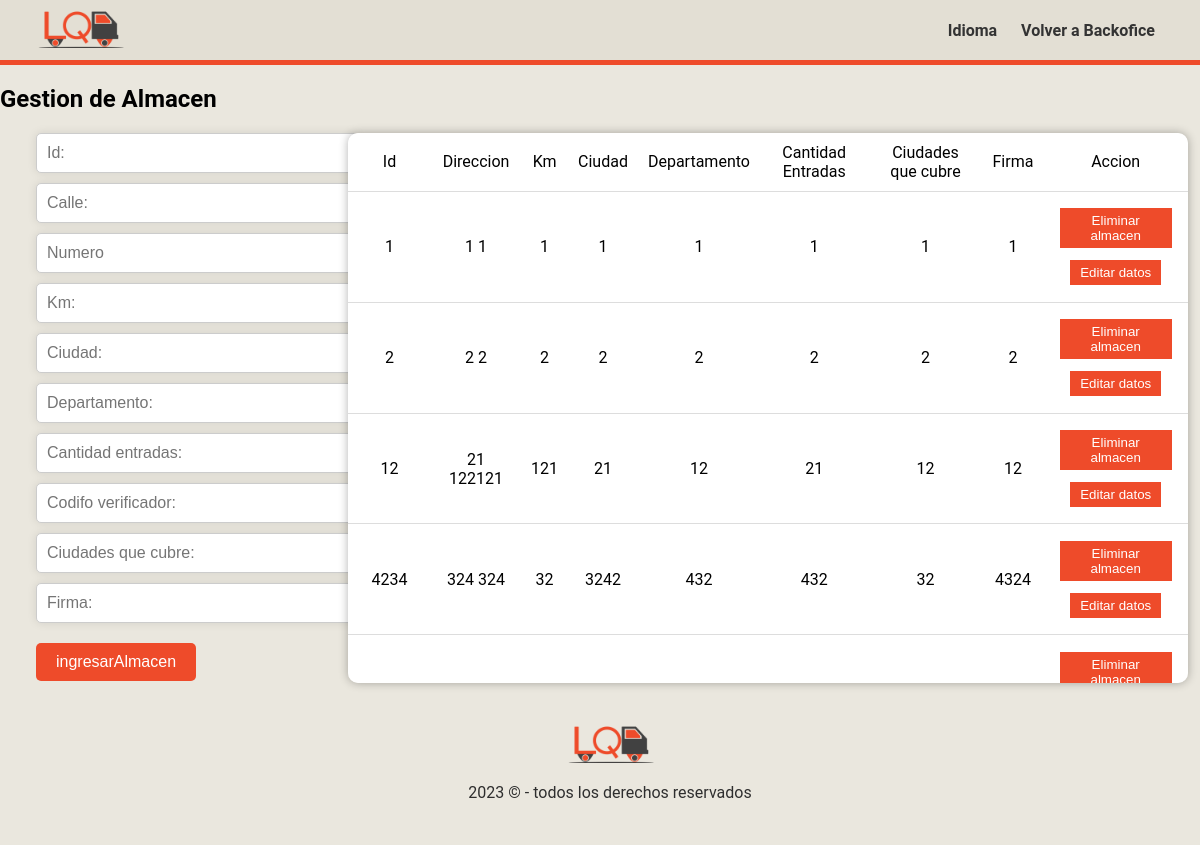
/api/Backoffice/views/AlmacenView.php, run on the app's committed database.
### tables this page shows
CREATE TABLE `almacenes` (
  `id` int(30) NOT NULL,
  `calle` varchar(30) NOT NULL,
  `numero` varchar(30) NOT NULL,
  `ciudad` varchar(30) NOT NULL,
  `departamento` varchar(30) NOT NULL,
  `cantEntradas` int(30) DEFAULT NULL,
  `codigoVerificacion` int(30) DEFAULT NULL,
  `ciudadesCubre` varchar(30) DEFAULT NULL,
  `Firma` varchar(30) DEFAULT NULL,
  `km` int(30) NOT NULL,
  `ruta` int(30) NOT NULL
);

### api/Backoffice/controllers/AlmacenController.php (called while the page is built, shortened)
<?php
require_once(__DIR__ . '/../models/AlmacenModel.php');
class almacenController
{
    private $modelo;
    public function __construct()
    {
        $this->modelo = new AlmacenModel();
    }
    public function obtenerAlmacen()
    {
        $almacenesJson = $this->modelo->obtenerAlmacenes();
        return $almacenesJson;
    }
}
?>

### api/Backoffice/models/AlmacenModel.php (called while the page is built, shortened)
<?php
class AlmacenModel
{
    private $conexion;
    public function __construct() {
        $this->conexion = new mysqli("127.0.0.1", "root", "", "logiQ");
    }
    public function obtenerAlmacenes()
    {
        $instruccion = "SELECT * from almacenes";
        $resultado = $this->conexion->query($instruccion);
         $almacenes = array();
         while($filas = $resultado->fetch_assoc()){
            $almacenes[] = array(
                "id" => $filas["id"],
                "departamento" => $filas["departamento"],
                "numero" => $filas["numero"],
                "calle" => $filas["calle"],
                "ciudad" => $filas["ciudad"],
                "cantEntradas" => $filas["cantEntradas"],
                "codigoVerificacion" => $filas["codigoVerificacion"],
                "ciudadesCubre"=>$filas["ciudadesCubre"],
                "Firma" => $filas["Firma"],
                "km" => $filas["km"],
                "ruta"=>$filas["ruta"]
            );
         }
         return json_encode($almacenes);
    }
}
?>

### api/Backoffice/views/AlmacenView.php (the view, shortened to what this page needs)
<!DOCTYPE html>
<html lang="en">
<head>
    <link rel="stylesheet" href="../../../css/styles-gestion.css">
</head>
<body>
<header>
    <div class="logo">
      <a href="../../../index.php"><img src="../../../img/logo.png" alt="Logo"></a>
    </div>
    <nav class="primer-menu">
      <ul>
        <li><a href="#">Idioma</a></li>
        <li><a href="../../../paginas/backoffice.php">Volver a Backofice</a></li>
      </ul>
    </nav>
  </header>
  <div class="header-line"></div>
    <h2>Gestion de Almacen</h2>
    <div id="contenedor">
        <div class="izquierda">
            <form id="almacenForm"  action="">
                <input class="inputs" type=text name="id" placeholder="Id:">
                <input class="inputs" type=text name="calle" placeholder="Calle:">
                <input class="inputs" type=text name="numero" placeholder="Numero">
                <input class="inputs" type=text name="km" placeholder="Km:">
                <input class="inputs" type=text name="ciudad" placeholder="Ciudad:">
                <input class="inputs" type=text name="departamento" placeholder="Departamento:">
                <input class="inputs" type=text name="cantEntradas" placeholder="Cantidad entradas:">
                <input class="inputs" type=text name="codigoVerificacion" placeholder="Codifo verificador:">
                <input class="inputs" type=text name="ciudadesCubre" placeholder="Ciudades que cubre:">
                <input class="inputs" type=text name="Firma" placeholder="Firma:">
                <input type="submit" value="ingresarAlmacen" id="btnAlta" onclick="ingresarAlmacen()">
            </form>
    </div>
        <div class="derecha">
            <table>
                <tr>
                    <td>Id</td>
                    <td>Direccion</td>
                    <td>Km</td>
                    <td>Ciudad</td>
                    <td>Departamento</td>
                    <td>Cantidad Entradas</td>
                    <td>Ciudades que cubre</td>
                    <td>Firma</td>
                    <td>Accion</td>
                </tr>
                <?php
    include(__DIR__ . '/../controllers/AlmacenController.php');
    $controlador = new almacenController();
    $almacenesJSON = $controlador->obtenerAlmacen();
    $almacenes = json_decode($almacenesJSON, true);
    foreach ($almacenes as $almacen) {
            echo "<tr id='fila-almacen-{$almacen['id']}'>";
            echo "<td>{$almacen['id']}</td>";
            echo "<td>{$almacen['calle']} {$almacen['numero']}</td>";
            echo "<td>{$almacen['km']}</td>";
            echo "<td>{$almacen['ciudad']}</td>";
            echo "<td>{$almacen['departamento']}</td>";
            echo "<td>{$almacen['cantEntradas']}</td>";
            echo "<td>{$almacen['ciudadesCubre']}</td>";
            echo "<td>{$almacen['Firma']}</td>";
            echo "<td><button onclick=\"eliminarAlmacen({$almacen['id']})\">Eliminar almacen</button>
                 <a href='ModificarAlmacenView.php?almacen_modificar={$almacen['id']}'><button>Editar datos</button></a></td>";
            echo "</tr>";
        }
    echo "</table>";
    ?>
        </div>
    </div>
    <footer class="footer">
    <div class="footer-container">
    <div class="logo">
        <img src="../../../img/logo.png">
         <p>2023 © - todos los derechos reservados</p>
    </div>
</div>
</footer>
</body>
</html>

### css/styles-gestion.css (style rules this page uses)
body { font-family: 'Roboto', sans-serif; background-color: #eae7de; margin: 0; padding: 0; display: flex; flex-direction: column; min-height: 100vh; }
header { background-color: #e3dfd4; height: 40px; padding: 10px; justify-content: space-between; display: flex; align-items: center; }
.header-line { height: 5px; background-color: #ee4b2a; margin-top: 0; }
.logo { margin-left: 20px; float: left; }
.logo img { height: 40px; }
.primer-menu { float: right; }
.primer-menu ul { list-style: none; margin-right: 30px; }
.primer-menu ul li { display: inline-block; margin-left: 10px; }
.primer-menu ul li a { font-weight: bold; text-decoration: none; color: #333; padding: 5px; border-radius: 5px; transition: background-color 0.4s ease; }
.derecha { background-color: #ccc; width: 70%; margin-left: auto; margin-right: 1%; display: flex; margin-bottom: 20px; overflow:auto; max-height: 550px; border-radius: 10px; box-shadow: 0 0 10px rgba(0, 0, 0, 0.3 ); }
table { width: 100%; margin: auto; border-collapse:collapse; background-color: #fff; padding-top: 5px; max-height: 550px; border-radius: 1%; box-shadow: 0 0 10px rgba(0, 0, 0, 0.3 ); }
table th, table td { padding: 10px; text-align: center; border-bottom: 1px solid #ddd; }
button { background-color: #ee4b2a; color: #fff; border: none; padding: 5px 10px; margin: 5%; cursor: pointer; transition: background-color 0.3s ease; }
.footer { margin-top: 20px; margin-right: 0; margin-left: 0; width: 100%; background-color: #eae7de; color: #2e2e2e; text-align: center; }
.footer-container { display: flex; align-items: center; flex-direction: column; justify-content: center; }
.footer-container .logo img { height: 40px; }
.izquierda { margin-left: 3%; max-width: 300px; }
.inputs { margin-bottom: 10px; width: 100%; padding: 10px; border: 1px solid #ccc; border-radius: 5px; font-size: 16px; box-shadow: 0 0 10px rgba(0, 0, 0, 0.1 ); }
#btnAlta { background-color: #ee4b2a; color: #fff; border: none; padding: 10px 20px; margin-top: 10px; cursor: pointer; border-radius: 5px; font-size: 16px; transition: background-color 0.3s ease; }
#contenedor { display: flex; max-width: 100%; justify-content: space-between; align-items: flex-start; }

### data on the page
almacenes: id "1", calle "1", numero "1", km "1", ciudad "1", departamento "1", cantEntradas "1", ciudadesCubre "1", Firma "1"
almacenes: id "2", calle "2", numero "2", km "2", ciudad "2", departamento "2", cantEntradas "2", ciudadesCubre "2", Firma "2"
almacenes: id "12", calle "21", numero "122121", km "121", ciudad "21", departamento "12", cantEntradas "21", ciudadesCubre "12", Firma "12"
almacenes: id "4234", calle "324", numero "324", km "32", ciudad "3242", departamento "432", cantEntradas "432", ciudadesCubre "32", Firma "4324"
